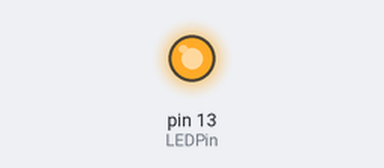
A sketch run on a simulated Arduino Uno, built with avr-gcc and run on an emulated ATmega328P. Shown: output pins drawn as LEDs (lit = HIGH).

Above: at 1.6 s.
At 6.3 s:
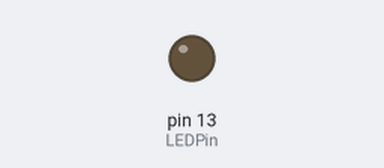
Timing chart, 0 to 9.6 s (numbered marks = the images above):
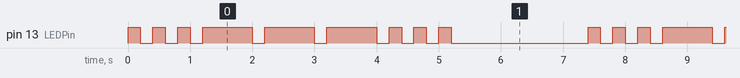

Measured:
- by itself, pin 13 (LEDPin): repeats every 7.4 s: 2 × (LOW 0.20 s, HIGH 0.20 s), 3 × (LOW 0.20 s, HIGH 0.80 s), 3 × (LOW 0.20 s, HIGH 0.20 s), LOW 2.2 s, HIGH 0.20 s
- by itself, everything shown: repeats every 7.4 s, in 18 steps

The sketch:

sosSignal.ino
```cpp
#define interval 2000
#define LEDPin 13

void setup() {
  pinMode(LEDPin, OUTPUT);
}

void loop() {
  SosSignal();
}

void SosSignal(){
  quickLedSignals(3);
  longLedSignals(3);
  quickLedSignals(3);

  delay(interval);
}

void quickLedSignals(int x) {
  for (int i = 0; i < x; i++) {
    digitalWrite(LEDPin, HIGH);
    delay(200);
    digitalWrite(LEDPin, LOW);
    delay(200);
  }
}

void longLedSignals(int x) {
  for (int i = 0; i < x; i++) {
    digitalWrite(LEDPin, HIGH);
    delay(800);
    digitalWrite(LEDPin, LOW);
    delay(200);
  }
}
```
